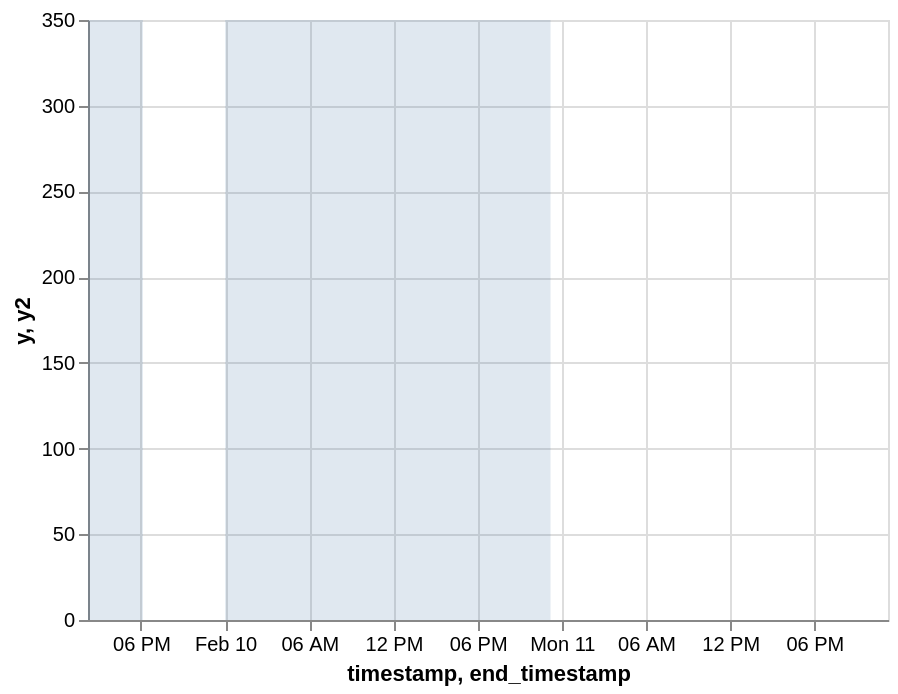

Vega-Lite specification for this chart:
### Vega-Lite specification from a JSON file in a GitHub repository (floating-point values rounded to 4 significant figures; data arrays with more than 128 entries replaced by an {"elided": "..."} marker saying what was removed)
{"config": {"view": {"continuousWidth": 400, "continuousHeight": 300}}, "data": {"values": {"elided": "732 records"}}, "mark": {"type": "rect", "color": "#369", "opacity": 0.15}, "encoding": {"tooltip": [{"field": "annotation", "type": "nominal"}], "x": {"field": "timestamp", "type": "temporal"}, "x2": {"field": "end_timestamp"}, "y": {"field": "y", "type": "quantitative"}, "y2": {"field": "y2"}}, "transform": [{"calculate": "datum._source.annotation", "as": "annotation"}, {"calculate": "datum._source.timestamp", "as": "timestamp"}, {"calculate": "datum._source.end_timestamp", "as": "end_timestamp"}, {"calculate": "datum._source.job_id", "as": "job_id"}, {"filter": "(datum.job_id === 'fq_single_count_15m')"}, {"calculate": "350", "as": "y"}, {"calculate": "0", "as": "y2"}], "$schema": "https://vega.github.io/schema/vega-lite/v5.json"}
